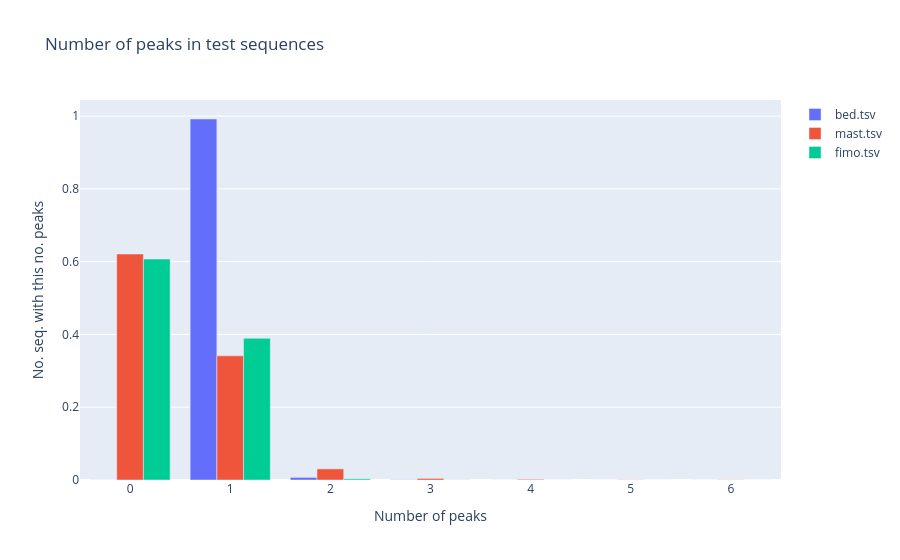

The notebook cell saved with this chart:
### Code cell
fig = plotting.ownPlotlyHist(lists=data, binSize=1, rel=True, xlim=(0, 6))
fig.update_layout(title_text="Number of peaks in test sequences", xaxis_title="Number of peaks", yaxis_title="No. seq. with this no. peaks")
fig.show()

### Figure 1 — Plotly figure (JSON) as saved in the notebook; plotly's stock layout.template omitted (floating-point values rounded to 4 significant figures)
{"data": [{"hovertext": ["bin [0, 1)", "bin [1, 2)", "bin [2, 3)", "bin [3, 4)", "bin [4, 5)", "bin [5, 6)", "bin [6, 7)"], "name": "bed.tsv", "type": "bar", "x": [0, 1, 2, 3, 4, 5, 6], "y": [0.0001203, 0.9921, 0.007158, 0.0005691, 5.552e-05, 0, 0]}, {"hovertext": ["bin [0, 1)", "bin [1, 2)", "bin [2, 3)", "bin [3, 4)", "bin [4, 5)", "bin [5, 6)", "bin [6, 7)"], "name": "mast.tsv", "type": "bar", "x": [0, 1, 2, 3, 4, 5, 6], "y": [0.6211, 0.3412, 0.03055, 0.004329, 0.001856, 0.0005278, 0.0004722]}, {"hovertext": ["bin [0, 1)", "bin [1, 2)", "bin [2, 3)", "bin [3, 4)", "bin [4, 5)", "bin [5, 6)", "bin [6, 7)"], "name": "fimo.tsv", "type": "bar", "x": [0, 1, 2, 3, 4, 5, 6], "y": [0.6072, 0.3894, 0.003109, 0.0002869, 4.627e-05, 0, 0]}], "layout": {"title": {"text": "Number of peaks in test sequences"}, "xaxis": {"title": {"text": "Number of peaks"}}, "yaxis": {"title": {"text": "No. seq. with this no. peaks"}}}}
